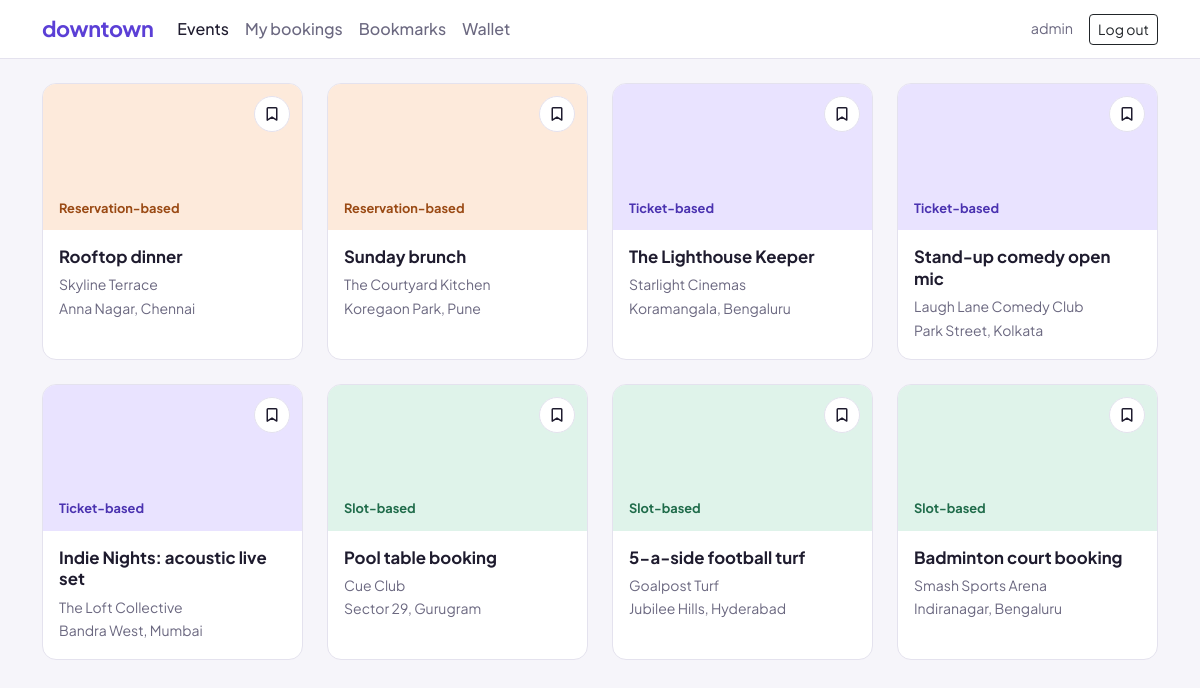
The page / (signed in) on the database its author committed.
### users/models.py (models this page shows)
class User(AbstractUser):
    email = models.EmailField(unique=True)

class Organisation(BaseModel):
    name = models.CharField(unique=True, max_length=100)

### events/models.py (models this page shows)
class Event(BaseModel):
    EVENT_TYPE_CHOICES = [
        ("SBE", "Slot-based"),
        ("TBE", "Ticket-based"),
        ("RBE", "Reservation-based")
    ]
    STATUS_CHOICES = [
        (EVENT_STATUS_P, "Pending"),
        (EVENT_STATUS_A, "Approved"),
        (EVENT_STATUS_R, "Rejected")
    ]
    title = models.CharField(max_length=100)
    description = models.TextField()
    organisation = models.ForeignKey("users.Organisation", on_delete=models.PROTECT)
    event_type = models.CharField(max_length=3, choices=EVENT_TYPE_CHOICES)
    location = models.TextField()
    status = models.CharField(max_length=1, choices=STATUS_CHOICES, default=EVENT_STATUS_P)
    reviewed_by = models.ForeignKey(settings.AUTH_USER_MODEL, on_delete=models.PROTECT, null=True, blank=True) # to show on on-ground team's dashboard
    reviewed_at = models.DateTimeField(null=True, blank=True)
    class Meta:
        permissions = [
            ("review_event", "Can review events by changing the status field")
        ]

### events/views.py (the view)
# urls.py: path("", views.index, name="index"),
def index(request):
    events = event_list_approved()
    bookmarked_event_ids = []
    if request.user.is_authenticated:
        bookmarks = bookmark_list_for_user(user=request.user)
        bookmarked_event_ids = [b.event.pk for b in bookmarks]
    return render(request, "events/index.html", {"events": events, "bookmarked_event_ids": bookmarked_event_ids})

### events/selectors.py (called while the page is built)
def event_list_approved() -> QuerySet[Event]:
    return Event.objects.filter(status="A").order_by("-created_at")

def bookmark_list_for_user(*, user: User) -> QuerySet[Bookmark]:
    return Bookmark.objects.filter(user=user).order_by("-created_at")

### events/templates/events/index.html (shortened to what this page needs)
{% extends "common/base.html" %}
{% block content %}
    {% if events %}
        <div class="row row-cols-1 row-cols-sm-2 row-cols-lg-3 row-cols-xl-4 g-4">
            {% for event in events %}
                <div class="col">
                    {% include "events/_event_card.html" with event=event %}
                </div>
            {% endfor %}
        </div>
    {% else %}
        <div class="empty-state">
            <p>No events are live right now. Check back soon.</p>
        </div>
    {% endif %}
{% endblock %}

### common/templates/common/base.html (shortened to what this page needs)
{% load static %}
<!DOCTYPE html>
<html lang="en">
<head>
    <link href="https://cdn.jsdelivr.net/npm/bootstrap@5.3.3/dist/css/bootstrap.min.css" rel="stylesheet">
    <link href="{% static 'common/styles.css' %}" rel="stylesheet">
</head>
<body>
    {% with current=request.resolver_match.url_name %}
    <nav class="navbar navbar-expand-md site-nav">
        <div class="container">
            <a class="navbar-brand site-brand" href="{% url 'events:index' %}">downtown</a>
            <div class="collapse navbar-collapse" id="mainNav">
                <ul class="navbar-nav me-auto">
                    <li class="nav-item">
                        <a class="nav-link{% if current == 'index' %} active{% endif %}"
                           {% if current == 'index' %}aria-current="page"{% endif %}
                           href="{% url 'events:index' %}">Events</a>
                    </li>
                    {% if user.is_authenticated %}
                        <li class="nav-item"><a class="nav-link" href="#">My bookings</a></li>
                        <li class="nav-item">
                            <a class="nav-link{% if current == 'bookmarks' %} active{% endif %}"
                               href="{% url 'events:bookmarks' %}">Bookmarks</a>
                        </li>
                        <li class="nav-item">
                            <a class="nav-link{% if current == 'wallet' %} active{% endif %}"
                               href="{% url 'money:wallet' %}">Wallet</a>
                        </li>
                    {% endif %}
                </ul>
                <div class="d-flex align-items-center gap-3">
                    {% if user.is_authenticated %}
                        <span class="nav-user">{{ user.username }}</span>
                        <form method="post" action="{% url 'users:logout' %}" class="m-0">
                            <button type="submit" class="btn btn-sm btn-outline-dark">Log out</button>
                        </form>
                    {% else %}
                        <a class="btn btn-sm btn-accent" href="{% url 'users:login' %}">Log in</a>
                    {% endif %}
                </div>
            </div>
        </div>
    </nav>
    {% endwith %}
    <main class="container py-4">
        {% block content %}{% endblock %}
    </main>
</body>
</html>

### events/templates/events/_event_card.html (shortened to what this page needs)
<article class="event-card type-{{ event.event_type|lower }}">
    <div class="event-tile">
        <span class="event-type">{{ event.get_event_type_display }}</span>
    </div>
    {% if user.is_authenticated %}
        {% if always_bookmarked or event.pk in bookmarked_event_ids %}
            <form method="post" action="{% url 'events:bookmark_delete' event.pk %}" class="bookmark-form">
                {% csrf_token %}
                <input type="hidden" name="next" value="{{ request.get_full_path }}">
                <button type="submit" class="bookmark-btn is-active" aria-pressed="true" aria-label="Remove bookmark">
                    {% include "events/_bookmark_icon.html" %}
                </button>
            </form>
        {% else %}
            <form method="post" action="{% url 'events:bookmark_create' event.pk %}" class="bookmark-form">
                <button type="submit" class="bookmark-btn" aria-pressed="false" aria-label="Bookmark this event">
                </button>
            </form>
        {% endif %}
    {% endif %}
    <div class="event-body">
        <h2 class="event-title">
            <a href="{% url 'events:detail' event.pk %}" class="stretched-link">{{ event.title }}</a>
        </h2>
        <p class="event-meta">{{ event.organisation.name }}</p>
        <p class="event-meta">{{ event.location }}</p>
    </div>
</article>

### common/static/common/styles.css (style rules this page uses)
:root { --ink: #1e1b2e; --muted: #6b6880; --surface: #ffffff; --page: #f6f5fa; --line: #e4e2ee; --accent: #5b3fd6; --accent-hover: #4a30bf; --accent-ring: rgba(91, 63, 214, 0.2); --credit: #1f6b4a; --radius: 14px; --tile-slot: #dff3ea; --tile-slot-ink: #1f6b4a; --tile-ticket: #e9e3ff; --tile-ticket-ink: #4a32b0; --tile-reservation: #fdeadb; --tile-reservation-ink: #9a4a14; }
body { background: var(--page); color: var(--ink); font-family: "Plus Jakarta Sans", system-ui, -apple-system, "Segoe UI", sans-serif; }
.site-nav { background: var(--surface); border-bottom: 1px solid var(--line); }
.site-brand { font-weight: 700; font-size: 1.35rem; letter-spacing: -0.02em; color: var(--accent); text-decoration: none; }
.site-nav .nav-link { color: var(--muted); font-weight: 500; }
.site-nav .nav-link.active, .site-nav .nav-link:hover { color: var(--ink); }
.nav-user { color: var(--muted); font-size: 0.9rem; }
.event-card { position: relative; display: flex; flex-direction: column; height: 100%; background: var(--surface); border: 1px solid var(--line); border-radius: var(--radius); overflow: hidden; color: inherit; text-decoration: none; transition: border-color 0.15s ease; }
.event-title a { color: inherit; text-decoration: none; }
.event-tile { aspect-ratio: 16 / 9; display: flex; align-items: flex-end; padding: 0.75rem 1rem; }
.type-sbe .event-tile { background: var(--tile-slot); color: var(--tile-slot-ink); }
.type-tbe .event-tile { background: var(--tile-ticket); color: var(--tile-ticket-ink); }
.type-rbe .event-tile { background: var(--tile-reservation); color: var(--tile-reservation-ink); }
.event-type { font-size: 0.8rem; font-weight: 700; }
.event-body { padding: 1rem; display: flex; flex-direction: column; flex-grow: 1; }
.event-title { font-size: 1.05rem; font-weight: 700; line-height: 1.3; margin-bottom: 0.4rem; }
.event-meta { color: var(--muted); font-size: 0.875rem; margin-bottom: 0.15rem; }
.bookmark-form { position: absolute; top: 0.75rem; right: 0.75rem; z-index: 2; margin: 0; }
.bookmark-btn { width: 2.25rem; height: 2.25rem; padding: 0; display: inline-flex; align-items: center; justify-content: center; border: 1px solid var(--line); border-radius: 50%; background: var(--surface); color: var(--ink); transition: border-color 0.15s ease, color 0.15s ease; }

### rows shown on the page
User: username "admin"
Event: event_type "Reservation-based", title "Rooftop dinner", organisation.name "Skyline Terrace", location "Anna Nagar, Chennai"
Event: event_type "Reservation-based", title "Sunday brunch", organisation.name "The Courtyard Kitchen", location "Koregaon Park, Pune"
Event: event_type "Ticket-based", title "The Lighthouse Keeper", organisation.name "Starlight Cinemas", location "Koramangala, Bengaluru"
Event: event_type "Ticket-based", title "Stand-up comedy open mic", organisation.name "Laugh Lane Comedy Club", location "Park Street, Kolkata"
Event: event_type "Ticket-based", title "Indie Nights: acoustic live set", organisation.name "The Loft Collective", location "Bandra West, Mumbai"
Event: event_type "Slot-based", title "Pool table booking", organisation.name "Cue Club", location "Sector 29, Gurugram"
Event: event_type "Slot-based", title "5-a-side football turf", organisation.name "Goalpost Turf", location "Jubilee Hills, Hyderabad"
Event: event_type "Slot-based", title "Badminton court booking", organisation.name "Smash Sports Arena", location "Indiranagar, Bengaluru"
